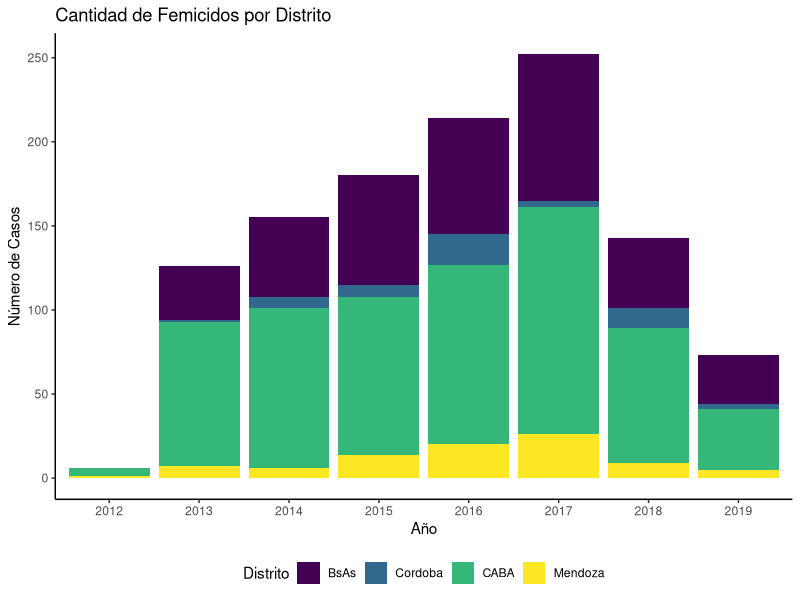

Reproduce this figure in R.
## ---- chunk 1
if("dplyr" %in% (.packages())){
          detach("package:dplyr", unload=TRUE) 
          detach("package:plyr", unload=TRUE) 
} 
library(plyr)
library(dplyr)
library(tidyr)
library(ggplot2)
library(viridis)

## ---- chunk 2
datos = read.csv('registro-de-femicidios-20200109.csv',na.strings = "")
str(datos)
## ---- chunk 3
datosFilt = datos %>%
  separate(hecho_fecha,c("anio"),sep="-",remove=F) %>%
  filter((!is.na(victima_identidad_genero))&victima_identidad_genero!="HOMBRE") %>%
  filter((!is.na(hecho_provincia))&(!is.na(anio))) %>%
  mutate(prov = if_else(hecho_provincia == "Ciudad AutÃ³noma de Bs.As."|hecho_provincia =="CÃ³rdoba"|
                    hecho_provincia =="Buenos Aires"|hecho_provincia =="Mendoza"|hecho_provincia =="Santa Fe",as.character(hecho_provincia),"Otra")) %>%
  filter(anio > 2009)
## ---- chunk 4
ggplot(data=datosFilt,aes(x=factor(anio))) +
  geom_bar(aes(fill=prov),position="stack") +
  #scale_fill_brewer(palette="Paired",labels=c("BsAs","Cordoba","CABA","Mendoza","Otra","Santa Fe"),
  #                  name = "Distrito") +
  scale_fill_viridis(discrete = TRUE,labels=c("BsAs","Cordoba","CABA","Mendoza","Otra","Santa Fe"),
                    name = "Distrito") +
  ylab("Número de Casos") + xlab("Año") +
  ggtitle("Cantidad de Femicidos por Distrito") +
  theme_classic() +
  theme(legend.position="bottom") 
